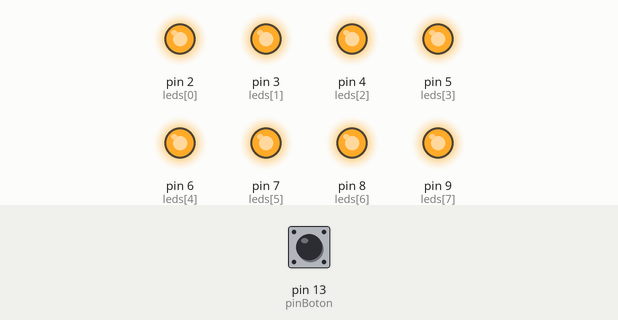
Bench run of a sketch on a simulated Arduino Uno, built with avr-gcc and run on an emulated ATmega328P. Parts: output pins drawn as LEDs (lit = HIGH). The inputs (shaded band) are chosen by the test bench; at power-on: pin 13 (pinBoton) HIGH.

Above: at 2.4 s.
2.5 s: pin 13 (pinBoton) pulled LOW for 1 s
At 3.25 s:
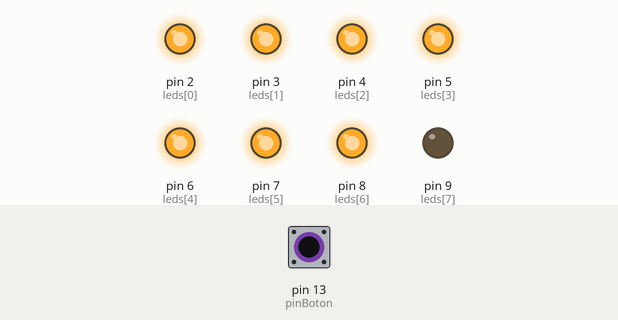
At 3.65 s:
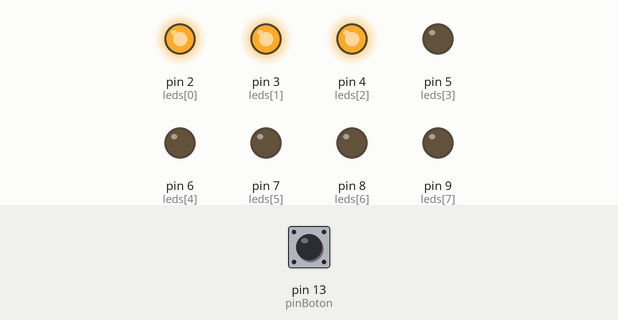
6.0 s: pin 13 (pinBoton) pulled LOW for 3.2 s
At 7.6 s:
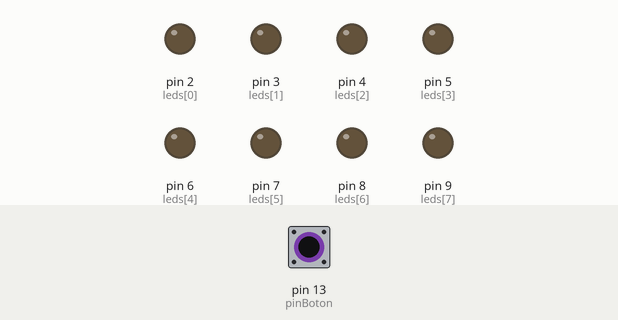
Timing chart, 0 to 11.8 s (numbered marks = the images above; inputs shaded):
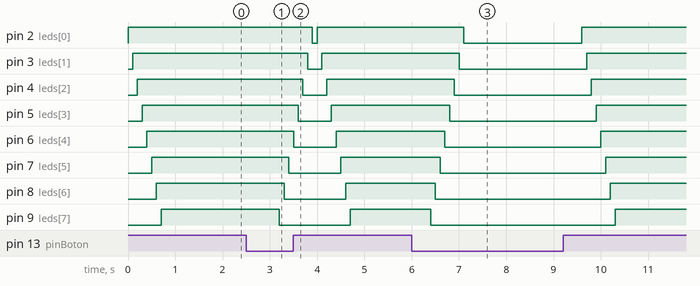

Measured:
- after the input at 2.5 s, pin 2 (leds[0]): HIGH → LOW after 1.4 s, → HIGH 0.10 s later; pin 3 (leds[1]): HIGH → LOW after 1.3 s, → HIGH 0.30 s later; pin 4 (leds[2]): HIGH → LOW after 1.2 s, → HIGH 0.50 s later; pin 5 (leds[3]): HIGH → LOW after 1.1 s, → HIGH 0.70 s later; pin 6 (leds[4]): HIGH → LOW after 1.0 s, → HIGH 0.90 s later
- after the input at 6.0 s, pin 2 (leds[0]): HIGH → LOW after 1.1 s, → HIGH 2.5 s later; pin 3 (leds[1]): HIGH → LOW after 1.0 s, → HIGH 2.7 s later; pin 4 (leds[2]): HIGH → LOW after 0.90 s, → HIGH 2.9 s later; pin 5 (leds[3]): HIGH → LOW after 0.80 s, → HIGH 3.1 s later; pin 6 (leds[4]): HIGH → LOW after 0.70 s, → HIGH 3.3 s later

The sketch:

reto2.ino
```cpp
const int pinBoton = 13;
const int leds[] = {2, 3, 4, 5, 6, 7, 8, 9};
const int numLeds = 8;
bool estadoBoton;

void setup() {
  pinMode(pinBoton, INPUT_PULLUP);


  for (int i = 0; i < numLeds; i++) {
    pinMode(leds[i], OUTPUT);
    digitalWrite(leds[i], LOW);
  }
}

void loop() {
  estadoBoton = digitalRead(pinBoton);

  if (estadoBoton == HIGH) {
     for (int i = 0; i < numLeds; i++) {
      digitalWrite(leds[i], HIGH);
      delay(100);
     }
  }
  else {

    for (int i = numLeds - 1; i >= 0; i--) {
      digitalWrite(leds[i], LOW);
      delay(100);


    }
  }
}
```
